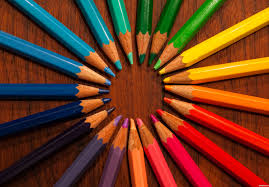
#> input picture image.png, 269 x 187 px
$ jupyter execute 'Image Segmentation.ipynb'
#> lines starting #> are read from the running program, lines starting #| are printed output that depends on the picture
[cell 1]
import pandas as pd
import numpy as np
import matplotlib.pyplot as plt
import cv2

[cell 2]
im = cv2.imread("image.png")
#> im is the input picture: shape (187, 269, 3); mean B, G, R 32.2, 58.8, 109.8
im = cv2.cvtColor(im,cv2.COLOR_BGR2RGB)
orignal_shape=im.shape
#> orignal_shape = (187, 269, 3)
print(im.shape)
#| (187, 269, 3)
plt.imshow(im)
plt.show()

[cell 3]
all_pixels = im.reshape((-1,3))
print(all_pixels.shape)
#| (50303, 3)

[cell 4]
from sklearn.cluster import KMeans

[cell 5]
dominant_color=6
km = KMeans(n_clusters=dominant_color)
km.fit(all_pixels)

[cell 6]
km.cluster_centers_

[cell 7]
centers = km.cluster_centers_
centers = np.array(centers,dtype='uint8')

[cell 8]
print(centers)

[cell 9]
i=1

plt.figure(0,figsize=(6,2))

colors=[]

for each_col in centers:
    plt.subplot(1,6,i)
    i+=1

    colors.append(each_col)

    a=np.zeros((100,100,3),dtype='uint8')
    a[:,:,:]=each_col
    plt.imshow(a)
plt.show()
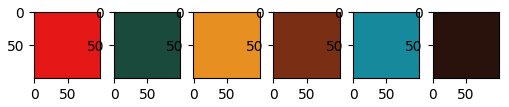
#> figure drawn by matplotlib, 6 panels

[cell 10]
new_img = np.zeros((187*269,3),dtype='uint8')
print(new_img.shape)

[cell 11]
colors

[cell 12]
km.labels_

[cell 13]
for ix in range (new_img.shape[0]):
    new_img[ix]=colors[km.labels_[ix]]

new_img = new_img.reshape((orignal_shape))
plt.imshow(new_img)
plt.show()
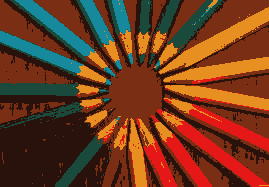
#> shown: shape (187, 269, 3); mean R, G, B 109.4, 58.4, 31.8
